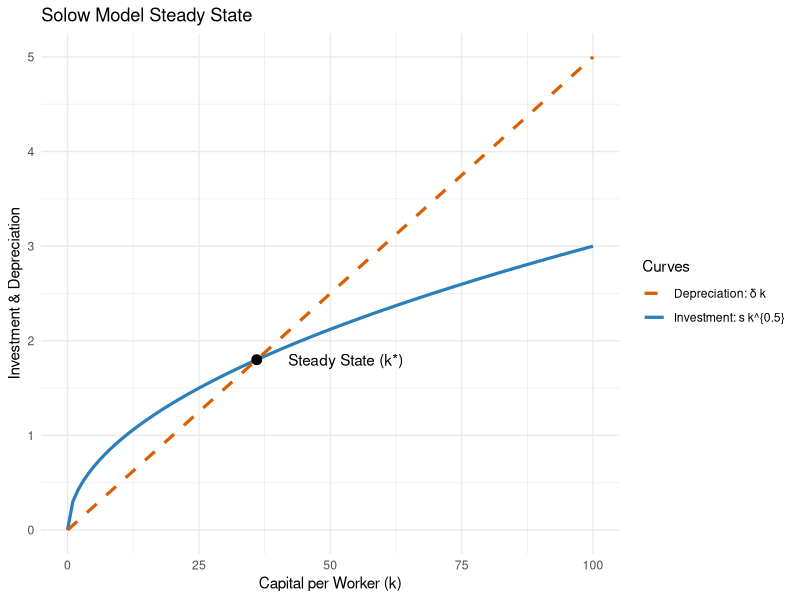
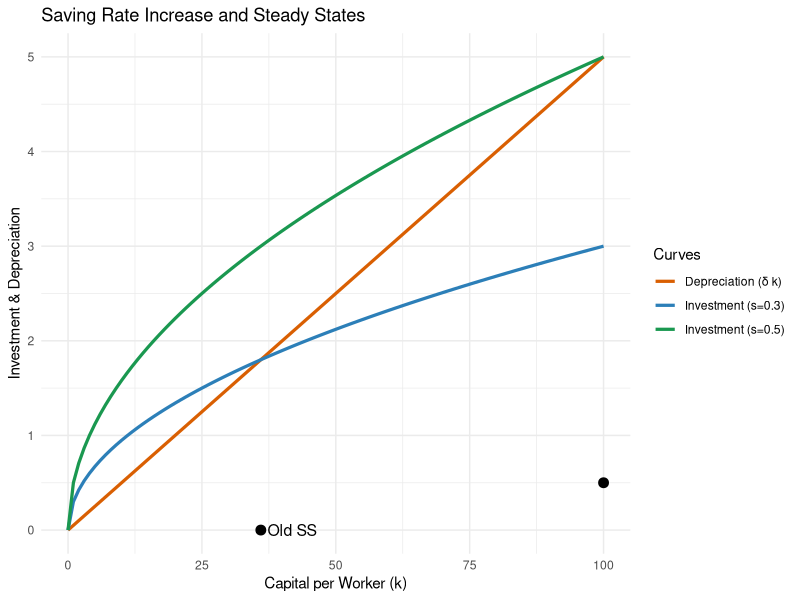
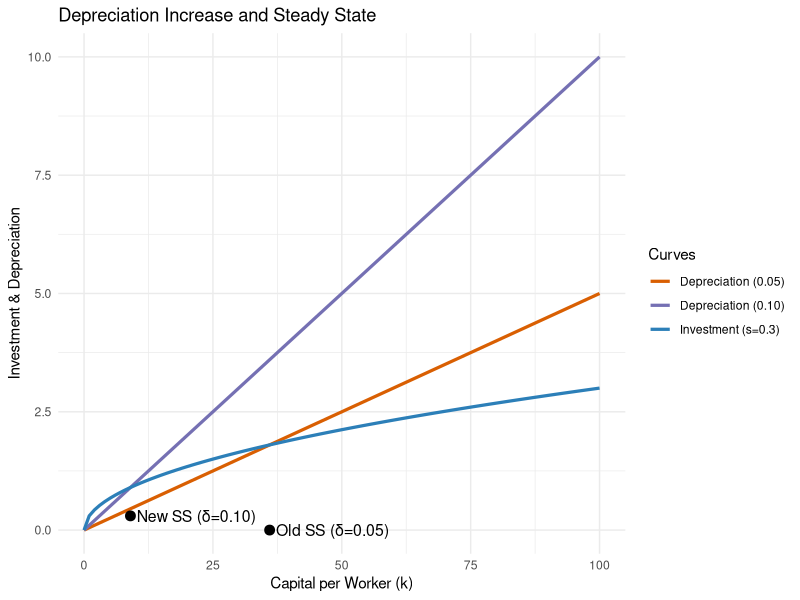
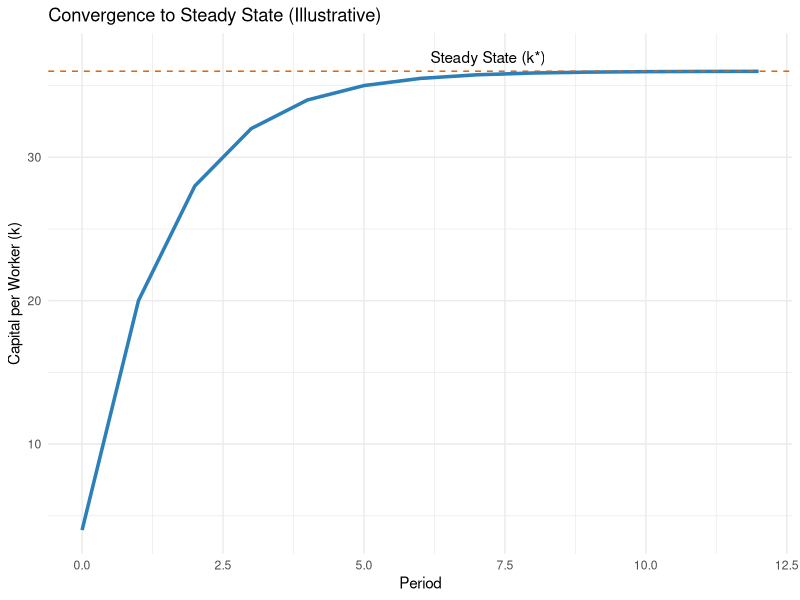

Here is the R script that generated these plots, in order: (Note: this script raises an error after producing the figures.)
## ---- chunk 1
#| label: setup
#| include: false
library(ggplot2)
library(dplyr)
theme_set(theme_minimal())
## ---- chunk 2
#| label: solow-steady-state
#| fig-cap: "Solow model steady state with investment and depreciation curves."
k <- seq(0, 100, by = 1)
s <- 0.3
delta <- 0.05
invest <- s * k^0.5
deprec <- delta * k
ss_k <- (s / delta)^2

ss_idx <- which.min(abs(k - ss_k))
ss_y <- invest[ss_idx]

ss_df <- data.frame(k = ss_k, y = ss_y)

base_df <- data.frame(k = k, invest = invest, deprec = deprec)

library(scales)

 ggplot(base_df, aes(x = k)) +
  geom_line(aes(y = invest, color = "Investment: s k^{0.5}"), size = 1.1) +
  geom_line(aes(y = deprec, color = "Depreciation: \u03B4 k"), size = 1.1, linetype = "dashed") +
  geom_point(data = ss_df, aes(y = y), color = "black", size = 3) +
  annotate("text", x = ss_k + 6, y = ss_y, label = "Steady State (k*)", hjust = 0) +
  scale_color_manual(values = c("Investment: s k^{0.5}" = "#2C7FB8", "Depreciation: \u03B4 k" = "#D95F02")) +
  labs(x = "Capital per Worker (k)", y = "Investment & Depreciation", color = "Curves", title = "Solow Model Steady State") +
  xlim(0, 100) + ylim(0, max(invest, deprec))
## ---- chunk 3
#| label: solow-savings-change
#| fig-cap: "Solow model: effect of increased saving rate on steady state."
s1 <- 0.3
s2 <- 0.5
invest1 <- s1 * k^0.5
invest2 <- s2 * k^0.5
ss_k1 <- (s1 / delta)^2
ss_k2 <- (s2 / delta)^2

ss_df2 <- tibble(
  label = c("Old SS", "New SS"),
  k = c(ss_k1, ss_k2),
  y = c(invest1[which.min(abs(k - ss_k1))], invest2[which.min(abs(k - ss_k2))])
)

plot_df <- dplyr::bind_rows(
  tibble(k = k, y = invest1, series = "Investment (s=0.3)"),
  tibble(k = k, y = invest2, series = "Investment (s=0.5)"),
  tibble(k = k, y = deprec, series = "Depreciation (δ k)")
)


 ggplot(plot_df, aes(x = k, y = y, color = series)) +
  geom_line(size = 1.1) +
  geom_point(data = ss_df2, aes(x = k, y = y), color = "black", size = 3, inherit.aes = FALSE) +
  ggrepel::geom_text_repel(data = ss_df2, aes(x = k, y = y, label = label), inherit.aes = FALSE, nudge_x = 5, size = 4) +
  scale_color_manual(values = c("Investment (s=0.3)" = "#2C7FB8", "Investment (s=0.5)" = "#1A9850", "Depreciation (\u03B4 k)" = "#D95F02")) +
  labs(x = "Capital per Worker (k)", y = "Investment & Depreciation", color = "Curves", title = "Saving Rate Increase and Steady States") +
  xlim(0, 100) + ylim(0, max(invest2, deprec))
## ---- chunk 4
#| label: solow-depreciation-change
#| fig-cap: "Solow model: higher depreciation lowers the steady state."
delta1 <- 0.05
delta2 <- 0.10

invest <- s1 * k^0.5

dep1 <- delta1 * k
dep2 <- delta2 * k

ss_k_dep1 <- (s1 / delta1)^2
ss_k_dep2 <- (s1 / delta2)^2

ss_dep_df <- tibble(
  label = c("Old SS (\u03B4=0.05)", "New SS (\u03B4=0.10)"),
  k = c(ss_k_dep1, ss_k_dep2),
  y = c(invest[which.min(abs(k - ss_k_dep1))], invest[which.min(abs(k - ss_k_dep2))])
)

plot_df_dep <- dplyr::bind_rows(
  tibble(k = k, y = invest, series = "Investment (s=0.3)"),
  tibble(k = k, y = dep1, series = "Depreciation (0.05)"),
  tibble(k = k, y = dep2, series = "Depreciation (0.10)")
)


 ggplot(plot_df_dep, aes(x = k, y = y, color = series)) +
  geom_line(size = 1.1) +
  geom_point(data = ss_dep_df, aes(x = k, y = y), color = "black", size = 3, inherit.aes = FALSE) +
  ggrepel::geom_text_repel(data = ss_dep_df, aes(x = k, y = y, label = label), inherit.aes = FALSE, nudge_x = 5, size = 4) +
  scale_color_manual(values = c("Investment (s=0.3)" = "#2C7FB8", "Depreciation (0.05)" = "#D95F02", "Depreciation (0.10)" = "#7570B3")) +
  labs(x = "Capital per Worker (k)", y = "Investment & Depreciation", color = "Curves", title = "Depreciation Increase and Steady State") +
  xlim(0, 100) + ylim(0, max(invest, dep2))
## ---- chunk 5
#| label: solow-convergence-time
#| fig-cap: "Time path of capital per worker converging to steady state."
# Simple geometric convergence illustration
k_star <- ss_k1
k0 <- 4
T <- 12
alpha <- 0.5  # closes half the gap each period
k_path <- numeric(T + 1)
k_path[1] <- k0
for (t in 1:T) {
  k_path[t + 1] <- k_path[t] + alpha * (k_star - k_path[t])
}

conv_df <- tibble(period = 0:T, k = k_path)

 ggplot(conv_df, aes(x = period, y = k)) +
  geom_line(color = "#2C7FB8", size = 1.2) +
  geom_hline(yintercept = k_star, linetype = "dashed", color = "#D95F02") +
  annotate("text", x = T * 0.6, y = k_star + 1, label = "Steady State (k*)") +
  labs(x = "Period", y = "Capital per Worker (k)", title = "Convergence to Steady State (Illustrative)")
## ---- chunk 6
#| label: solow-war-shock
#| fig-cap: "One-time capital destruction and recovery to steady state."
# Assume pre-shock k at steady state k_star, shock halves k, then convergence
shock_df <- tibble(period = 0, k = k_shock)

ggplot(conv_df2, aes(x = period, y = k)) +
  geom_line(color = "#1A9850", size = 1.2) +
  geom_hline(yintercept = k_star, linetype = "dashed", color = "#D95F02") +
  geom_point(data = shock_df, aes(x = period, y = k), color = "black", size = 2) +
  annotate("text", x = 0.5, y = k_shock + 1, label = "Shock: k halves") +
  labs(x = "Period", y = "Capital per Worker (k)", title = "Capital Destruction and Recovery")
